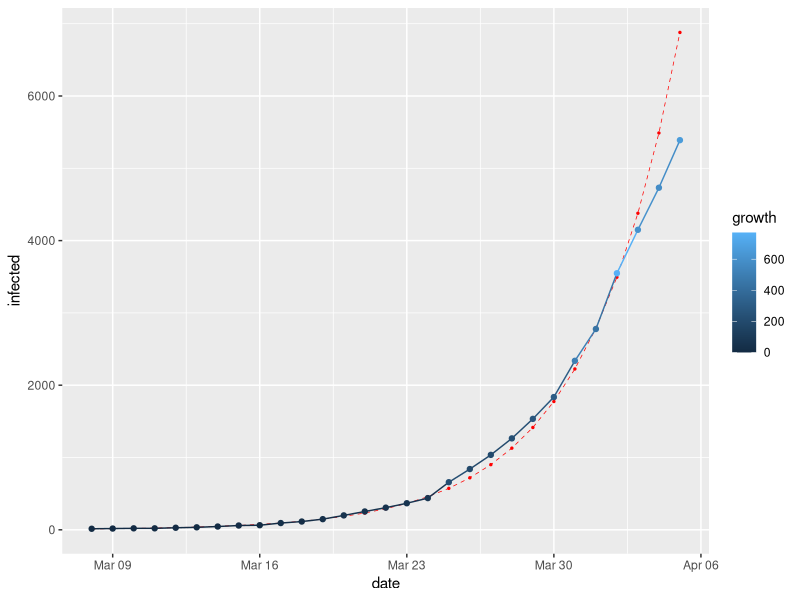
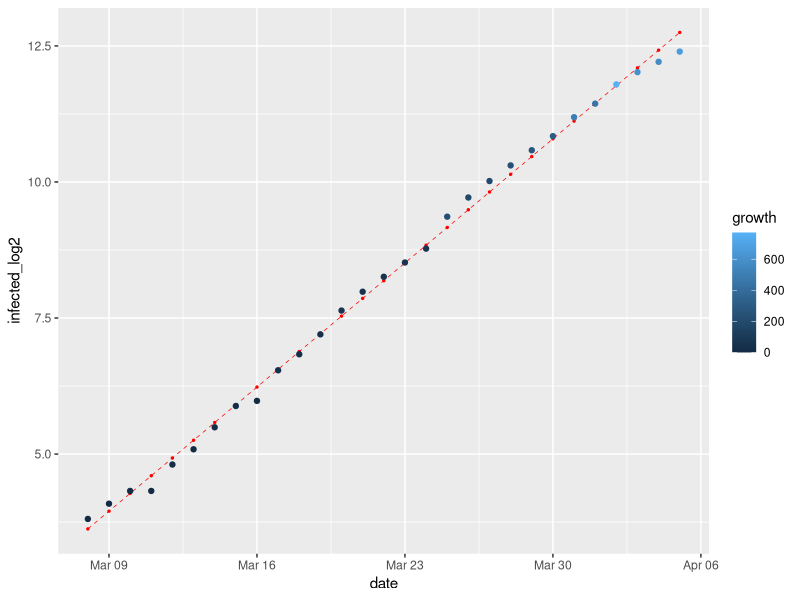
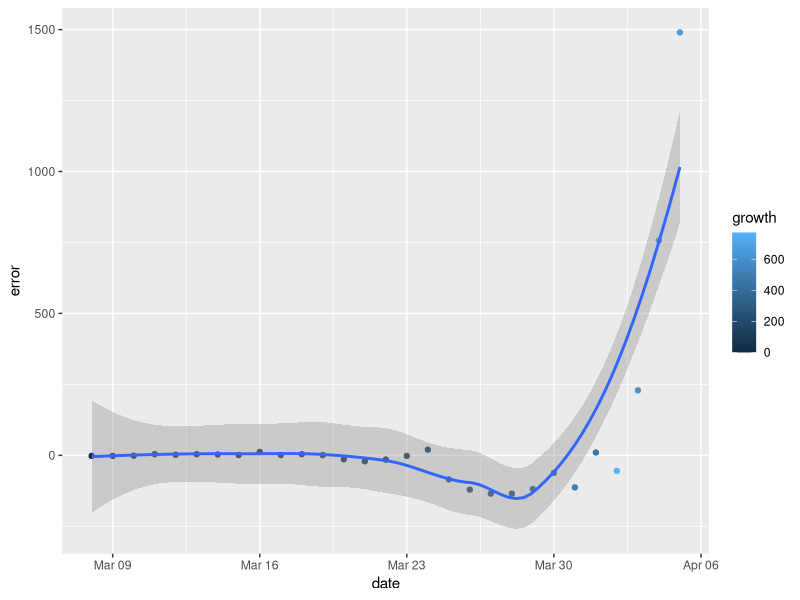
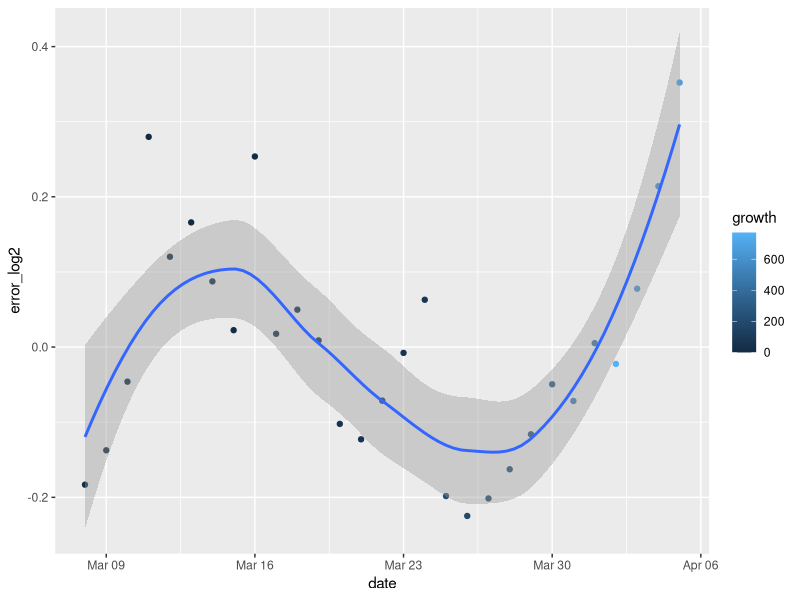

These figures' R source, in order:
#
# From Russia with COVID-19
# https://gist.github.com/timothy-makarov/c5a8d382aaa646fea47d4e0beb354e91
#

library(deSolve)
library(dplyr)
library(ggplot2)

rm(list = ls())

df <- data.frame(
  infected = c(
    1,
    2,
    3,
    6,
    6,
    7,
    10,
    14,
    17,
    20,
    20,
    28,
    34,
    45,
    59,
    63,
    93,
    114,
    147,
    199,
    253,
    306,
    367,
    438,   # https://t.me/map_mind/3435
    658,   # https://t.me/COVID2019_official/100
    840,   # https://t.me/COVID2019_official/107
    1036,  # https://t.me/COVID2019_official/113
    1264,  # https://t.me/COVID2019_official/121
    1534,  # https://t.me/COVID2019_official/128
    1836,  # https://t.me/COVID2019_official/138
    2337,  # https://t.me/COVID2019_official/153
    2777,  # https://t.me/COVID2019_official/160
    3548,  # https://t.me/COVID2019_official/168
    4149,  # https://t.me/COVID2019_official/179
    4731,  # https://t.me/COVID2019_official/189
    5389   # https://t.me/COVID2019_official/203
  )
)

df$day0 <- seq(0, length(df$infected) - 1)
df$date <- as.Date('2020-03-01') + df$day0
df$growth <- c(1, diff(df$infected))
df$infected_log2 <- log2(df$infected)

df <- df %>%
  select(date, day0, growth, infected, infected_log2)

df <- df %>%
  filter(infected > 10)

lm1 <- lm(formula = infected_log2 ~ day0, data = df)

df$lm_log2 <- predict(lm1, df)
df$error_log2 <- df$lm_log2 - df$infected_log2
t.test(df$error_log2)

df$lm <- round(2^df$lm_log2)
df$error <- df$lm - df$infected

ggplot(df, aes(date, infected, colour = growth)) +
  geom_line(data = df, aes(date, lm), color = 'red', size = 0.25, linetype = 'dashed') +
  geom_point(data = df, aes(date, lm), color = 'red', size = 0.5) +
  geom_line() +
  geom_point()

ggplot(df, aes(date, infected_log2, colour = growth)) +
  geom_line(data = df, aes(date, lm_log2), color = 'red', size = 0.25, linetype = 'dashed') +
  geom_point(data = df, aes(date, lm_log2), color = 'red', size = 0.5) +
  geom_point()

ggplot(df, aes(date, error, colour = growth)) +
  geom_point() +
  geom_smooth(method = loess, formula = y ~ x)

ggplot(df, aes(date, error_log2, colour = growth)) +
  geom_point() +
  geom_smooth(method = loess, formula = y ~ x)
